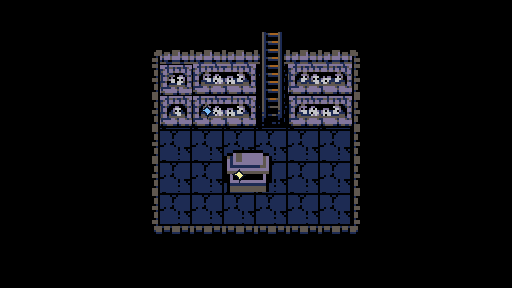

A level layout from a 2D game, rendered from its tile map. Below: a short description, then the map file with its tile-grid data intact:
An orthogonal 16x9 tile map with 32x32 px tiles, 7 tile layers (Wall, Ladder, Floor, Coffin, ...), 4 tilesets and 16 objects (2x hidden_niche, 2x Library.tmx, hidden_coffin, hidden_special, mask_coffin).

<map version="1.10" tiledversion="1.12.1" orientation="orthogonal" renderorder="right-down" width="16" height="9" tilewidth="32" tileheight="32" infinite="0" nextlayerid="16" nextobjectid="19">
 <tileset firstgid="1" source="floor_paid.tsx" />
 <tileset firstgid="99" source="wall_paid.tsx" />
 <tileset firstgid="295" source="wallfloor.tsx" />
 <tileset firstgid="595" source="bookself.tsx" />
 <layer id="1" name="Wall" width="16" height="9" locked="1">
  <data encoding="csv">
114,114,114,114,114,114,114,114,114,114,114,114,114,114,114,114,
114,114,114,114,103,104,104,104,104,104,104,105,114,114,114,114,
114,114,114,114,117,206,190,191,149,193,194,119,114,114,114,114,
114,114,114,114,117,192,190,191,163,190,191,119,114,114,114,114,
114,114,114,114,117,0,0,0,0,0,0,119,114,114,114,114,
114,114,114,114,117,0,0,0,0,0,0,119,114,114,114,114,
114,114,114,114,117,0,0,0,0,0,0,119,114,114,114,114,
114,114,114,114,131,132,132,132,132,132,132,133,114,114,114,114,
114,114,114,114,114,114,114,114,114,114,114,114,114,114,114,114
</data>
 </layer>
 <layer id="4" name="Ladder" width="16" height="9" locked="1">
  <data encoding="csv">
0,0,0,0,0,0,0,0,0,0,0,0,0,0,0,0,
0,0,0,0,0,0,0,0,364,0,0,0,0,0,0,0,
0,0,0,0,0,0,0,0,364,0,0,0,0,0,0,0,
0,0,0,0,0,0,0,0,384,0,0,0,0,0,0,0,
0,0,0,0,0,0,0,0,0,0,0,0,0,0,0,0,
0,0,0,0,0,0,0,0,0,0,0,0,0,0,0,0,
0,0,0,0,0,0,0,0,0,0,0,0,0,0,0,0,
0,0,0,0,0,0,0,0,0,0,0,0,0,0,0,0,
0,0,0,0,0,0,0,0,0,0,0,0,0,0,0,0
</data>
 </layer>
 <objectgroup id="3" name="Wall_Collision" locked="1">
  <object id="1" x="160" y="96" width="96" height="32" />
  <object id="3" x="352" y="96" width="9.928" height="139" />
  <object id="4" x="149" y="96" width="11" height="139" />
  <object id="5" x="149" y="224" width="213" height="11" />
  <object id="6" x="289" y="97" width="64" height="32" />
  <object id="7" x="288" y="32" width="20" height="96" />
  <object id="8" x="236" y="32" width="20" height="96" />
  <object id="15" x="236" y="29" width="72" height="3" />
 </objectgroup>
 <objectgroup id="13" name="ExaminePoints" locked="1">
  <object id="17" name="hidden_niche" x="164" y="98.5" width="23" height="35.5" />
  <object id="19" name="hidden_niche" x="289" y="102.5" width="65.5" height="31" />
  <object id="22" name="hidden_coffin" x="222.75" y="161.5" width="50" height="30" />
  <object id="24" name="hidden_special" x="198.5" y="96.5" width="24.5" height="31" />
 </objectgroup>
 <objectgroup id="5" name="Library_Chamber" locked="1">
  <object id="9" name="Library.tmx" x="261" y="32" width="22" height="20" />
 </objectgroup>
 <objectgroup id="6" name="SpawnPoints" locked="1">
  <object id="11" name="Library.tmx" x="266" y="53">
   <point />
  </object>
 </objectgroup>
 <layer id="2" name="Floor" width="16" height="9" locked="1">
  <data encoding="csv">
0,0,0,0,0,0,0,0,0,0,0,0,0,0,0,0,
0,0,0,0,0,0,0,0,0,0,0,0,0,0,0,0,
0,0,0,0,0,0,0,0,0,0,0,0,0,0,0,0,
0,0,0,0,0,0,0,0,0,0,0,0,0,0,0,0,
0,0,0,0,0,64,64,64,64,64,64,0,0,0,0,0,
0,0,0,0,0,64,64,64,64,64,64,0,0,0,0,0,
0,0,0,0,0,64,64,64,64,64,64,0,0,0,0,0,
0,0,0,0,0,0,0,0,0,0,0,0,0,0,0,0,
0,0,0,0,0,0,0,0,0,0,0,0,0,0,0,0
</data>
 </layer>
 <layer id="9" name="Coffin" width="16" height="9" locked="1">
  <data encoding="csv">
0,0,0,0,0,0,0,0,0,0,0,0,0,0,0,0,
0,0,0,0,0,0,0,0,0,0,0,0,0,0,0,0,
0,0,0,0,0,0,0,0,0,0,0,0,0,0,0,0,
0,0,0,0,0,0,0,0,0,0,0,0,0,0,0,0,
0,0,0,0,0,0,0,0,0,0,0,0,0,0,0,0,
0,0,0,0,0,0,0,691,692,0,0,0,0,0,0,0,
0,0,0,0,0,0,0,0,0,0,0,0,0,0,0,0,
0,0,0,0,0,0,0,0,0,0,0,0,0,0,0,0,
0,0,0,0,0,0,0,0,0,0,0,0,0,0,0,0
</data>
 </layer>
 <objectgroup id="11" name="Coffin_Collision" locked="1">
  <object id="12" x="224" y="160" width="46.0936" height="31.6366" />
 </objectgroup>
 <objectgroup id="13" name="Mask_Interact" locked="1">
  <object id="18" name="mask_coffin" x="209" y="139" width="74" height="65" />
 </objectgroup>
 <layer id="10" name="Item" width="16" height="9" locked="1">
  <data encoding="csv">
0,0,0,0,0,0,0,0,0,0,0,0,0,0,0,0,
0,0,0,0,0,0,0,0,0,0,0,0,0,0,0,0,
0,0,0,0,0,0,0,0,0,0,0,0,0,0,0,0,
0,0,0,0,0,0,0,0,0,0,0,0,0,0,0,0,
0,0,0,0,0,0,0,0,0,0,0,0,0,0,0,0,
0,0,0,0,0,0,0,306,0,0,0,0,0,0,0,0,
0,0,0,0,0,0,0,0,0,0,0,0,0,0,0,0,
0,0,0,0,0,0,0,0,0,0,0,0,0,0,0,0,
0,0,0,0,0,0,0,0,0,0,0,0,0,0,0,0
</data>
 </layer>
 <layer id="15" name="Text" width="16" height="9" locked="1">
  <data encoding="csv">
0,0,0,0,0,0,0,0,0,0,0,0,0,0,0,0,
0,0,0,0,0,0,0,0,0,0,0,0,0,0,0,0,
0,0,0,0,0,0,0,0,0,0,0,0,0,0,0,0,
0,0,0,0,0,0,555,0,0,0,0,0,0,0,0,0,
0,0,0,0,0,0,0,0,0,0,0,0,0,0,0,0,
0,0,0,0,0,0,0,0,0,0,0,0,0,0,0,0,
0,0,0,0,0,0,0,0,0,0,0,0,0,0,0,0,
0,0,0,0,0,0,0,0,0,0,0,0,0,0,0,0,
0,0,0,0,0,0,0,0,0,0,0,0,0,0,0,0
</data>
 </layer>
 <layer id="12" name="Overhead" width="16" height="9" locked="1">
  <data encoding="csv">
0,0,0,0,0,0,0,0,0,0,0,0,0,0,0,0,
0,0,0,0,0,0,0,0,0,0,0,0,0,0,0,0,
0,0,0,0,0,0,0,0,0,0,0,0,0,0,0,0,
0,0,0,0,0,0,0,0,0,0,0,0,0,0,0,0,
0,0,0,0,0,0,0,677,678,0,0,0,0,0,0,0,
0,0,0,0,0,0,0,0,0,0,0,0,0,0,0,0,
0,0,0,0,0,0,0,0,0,0,0,0,0,0,0,0,
0,0,0,0,0,0,0,0,0,0,0,0,0,0,0,0,
0,0,0,0,0,0,0,0,0,0,0,0,0,0,0,0
</data>
 </layer>
</map>
